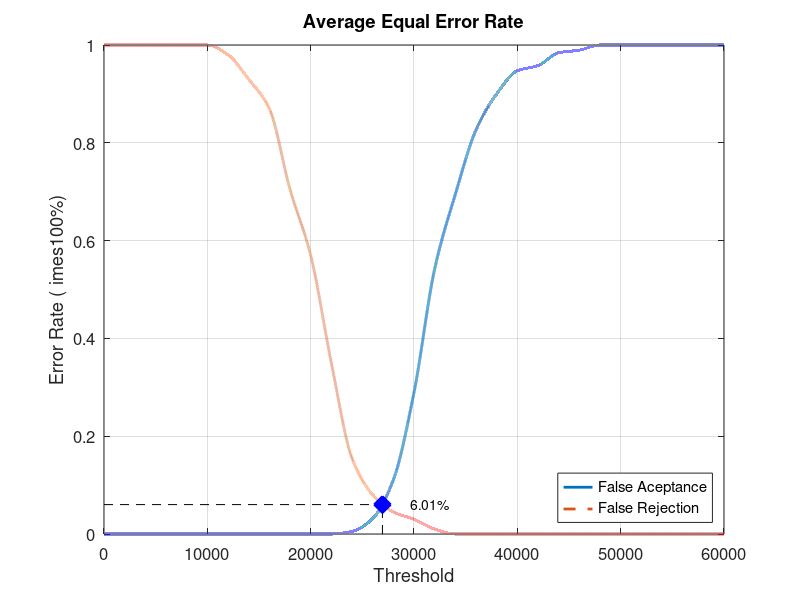
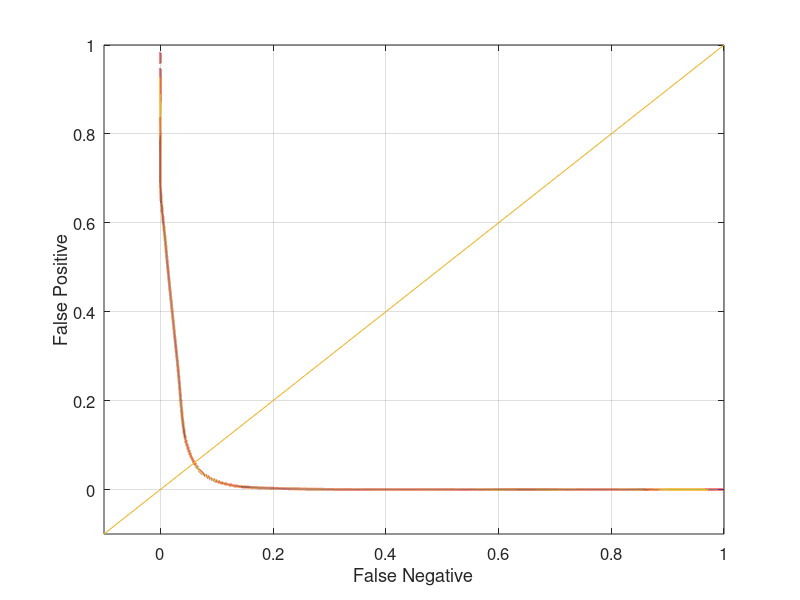

MATLAB code for these plots, in order:
close all;
clear;
clc;
x = 0:2000:60000;
xq = 0:0.5:60000;

y0 = [0 0 0 0 0 0 0 0 0 0 0 0 0.00526316 0.0315789 0.110526 0.289474 0.542105 0.694737 0.826316 0.9 0.947368 0.957895 0.984211 0.989474 1 1 1 1 1 1 1]
yy0 = interp1(x, y0, xq, 'pchip');
y1 = [1 1 1 1 1 1 0.98 0.93 0.87 0.705 0.57 0.35 0.155 0.08 0.045 0.03 0.01 0 0 0 0 0 0 0 0 0 0 0 0 0 0]
yy1 = interp1(x, y1, xq, 'pchip');

% Calculating EER: 
y2 = abs(y0 - y1);
find(y2 == min(y2))
yy2 = abs(yy0 - yy1);
xEER = find(yy2 == min(yy2));
xEERIndex = xq(xEER) % X-axis EER
yEER = yy0(xEER) % Y-axis EER

main = figure
plot(xq, yy0,'-','LineWidth', 2);	hold on
plot(xq, yy1,'--','LineWidth', 2);	hold on
plot([xEERIndex xEERIndex], [0 yEER], 'k--');	hold on
plot([0 xEERIndex], [yEER yEER], 'k--');	hold on
plot(xEERIndex, yEER, 'bx', 'LineWidth', 10);	hold on
text(xEERIndex + 10 * xEERIndex / 100, yEER, [num2str(round((10000 * yEER)) / 100) '%'])
legend('False Aceptance', 'False Rejection', 'Location', 'SouthEast')
xlabel('Threshold')
ylabel('Error Rate (	imes100%)')
title('Average Equal Error Rate')
set(gca, 'FontSize', 12)
axis([0 60000 0 1])
grid on

print(main, 'Database1_2Main', '-dpng');
FNRxFPR = figure('Color', [1 1 1]);
plot(yy1, yy0, '-', yy1, yy0, 'LineWidth', 2);
hold on
y = -0.1:0.1:1
plot(y, y); 
set(gca, 'FontSize', 12)
xlabel('False Negative')
ylabel('False Positive')
axis([-0.1 1 -0.1 1])
set(gca, 'FontSize', 12)
grid on

print(FNRxFPR, 'Database1_2FNRxFPR','-dpng');
